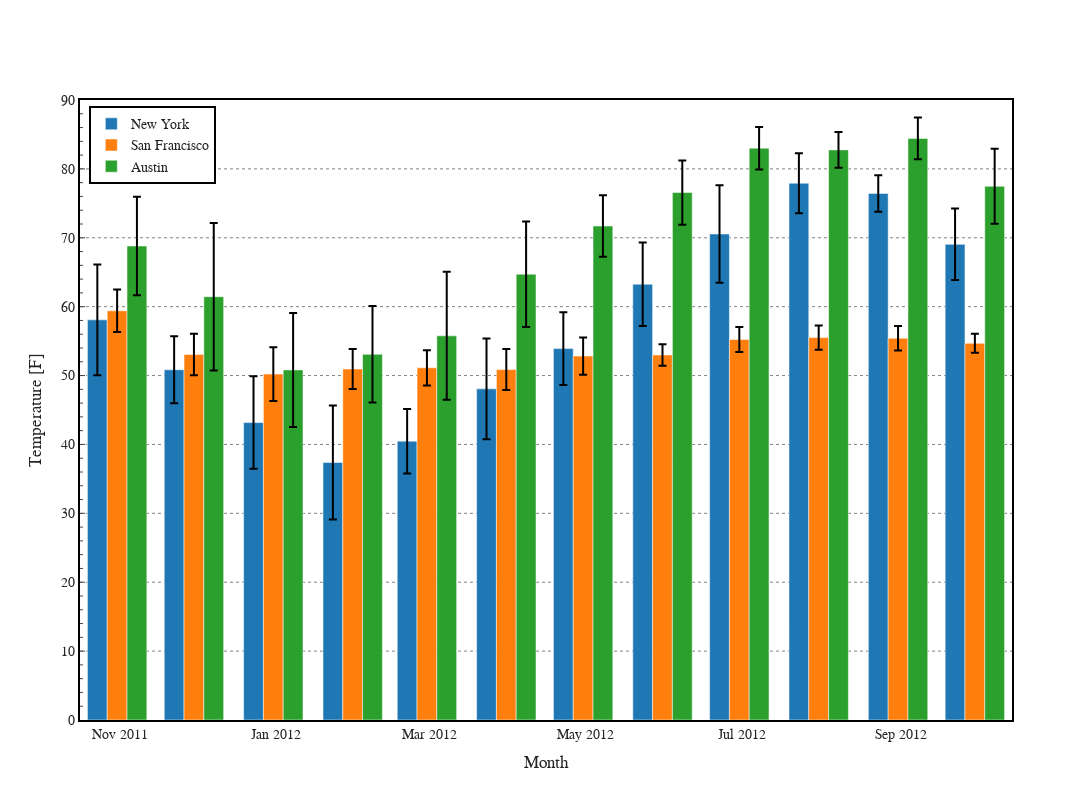

Source (notebook cell):
### Code cell
fig = go.Figure()

for i, (mean, std, name) in enumerate(
    zip(
        (ny_temp, sf_temp, austin_temp),
        (ny_temp_std, sf_temp_std, austin_temp_std),
        ("New York", "San Francisco", "Austin"),
    )
):
    fig.add_trace(
        go.Bar(
            x=bar_df.index,
            y=mean,
            error_y=dict(type="data", array=std, color="black", visible=True),
            name=name,
            offsetgroup=i,
        )
    )

fig.update_layout(
    go.Layout(
        width=1200,
        height=800,
        xaxis=dict(
            title="Month",
            linecolor="black",
            linewidth=2,
            mirror=True,
            ticks="",
        ),
        yaxis=dict(
            title="Temperature [F]",
            linecolor="black",
            linewidth=2,
            mirror=True,
            ticks="inside",
            minor=dict(ticks="inside", ticklen=3, nticks=5),
            range=(0, 90)
        ),
        font=dict(family="sans-serif", size=14),
        template="simple_white",
        legend=dict(
            x=0.01, y=0.99,
            bordercolor="black",
            borderwidth=2
        )
    )
)
fig.update_yaxes(showgrid=True, gridcolor="black", griddash="dot", gridwidth=0.5)

fig.show()

### Figure 1 — Plotly figure (JSON) as saved in the notebook; plotly's stock layout.template omitted (floating-point values rounded to 4 significant figures)
{"data": [{"error_y": {"array": [8.035, 4.849, 6.711, 8.267, 4.681, 7.315, 5.271, 6.058, 7.085, 4.352, 2.649, 5.188], "color": "black", "type": "data", "visible": true}, "name": "New York", "offsetgroup": "0", "type": "bar", "x": ["2011-10-31T00:00:00", "2011-11-30T00:00:00", "2011-12-31T00:00:00", "2012-01-31T00:00:00", "2012-02-29T00:00:00", "2012-03-31T00:00:00", "2012-04-30T00:00:00", "2012-05-31T00:00:00", "2012-06-30T00:00:00", "2012-07-31T00:00:00", "2012-08-31T00:00:00", "2012-09-30T00:00:00"], "y": [58.08, 50.84, 43.17, 37.39, 40.48, 48.07, 53.91, 63.25, 70.55, 77.92, 76.44, 69.05]}, {"error_y": {"array": [3.094, 3.009, 3.895, 2.897, 2.554, 2.983, 2.693, 1.566, 1.82, 1.749, 1.766, 1.382], "color": "black", "type": "data", "visible": true}, "name": "San Francisco", "offsetgroup": "1", "type": "bar", "x": ["2011-10-31T00:00:00", "2011-11-30T00:00:00", "2011-12-31T00:00:00", "2012-01-31T00:00:00", "2012-02-29T00:00:00", "2012-03-31T00:00:00", "2012-04-30T00:00:00", "2012-05-31T00:00:00", "2012-06-30T00:00:00", "2012-07-31T00:00:00", "2012-08-31T00:00:00", "2012-09-30T00:00:00"], "y": [59.4, 53.07, 50.21, 50.95, 51.12, 50.87, 52.83, 52.99, 55.23, 55.51, 55.41, 54.68]}, {"error_y": {"array": [7.152, 10.71, 8.282, 7.003, 9.287, 7.654, 4.479, 4.669, 3.086, 2.602, 3.037, 5.444], "color": "black", "type": "data", "visible": true}, "name": "Austin", "offsetgroup": "2", "type": "bar", "x": ["2011-10-31T00:00:00", "2011-11-30T00:00:00", "2011-12-31T00:00:00", "2012-01-31T00:00:00", "2012-02-29T00:00:00", "2012-03-31T00:00:00", "2012-04-30T00:00:00", "2012-05-31T00:00:00", "2012-06-30T00:00:00", "2012-07-31T00:00:00", "2012-08-31T00:00:00", "2012-09-30T00:00:00"], "y": [68.8, 61.45, 50.82, 53.08, 55.77, 64.71, 71.71, 76.56, 83.01, 82.76, 84.43, 77.47]}], "layout": {"font": {"family": "sans-serif", "size": 14}, "height": 800, "legend": {"bordercolor": "black", "borderwidth": 2, "x": 0.01, "y": 0.99}, "width": 1200, "xaxis": {"linecolor": "black", "linewidth": 2, "mirror": true, "ticks": "", "title": {"text": "Month"}}, "yaxis": {"gridcolor": "black", "griddash": "dot", "gridwidth": 0.5, "linecolor": "black", "linewidth": 2, "minor": {"nticks": 5, "ticklen": 3, "ticks": "inside"}, "mirror": true, "range": [0, 90], "showgrid": true, "ticks": "inside", "title": {"text": "Temperature [F]"}}}}
